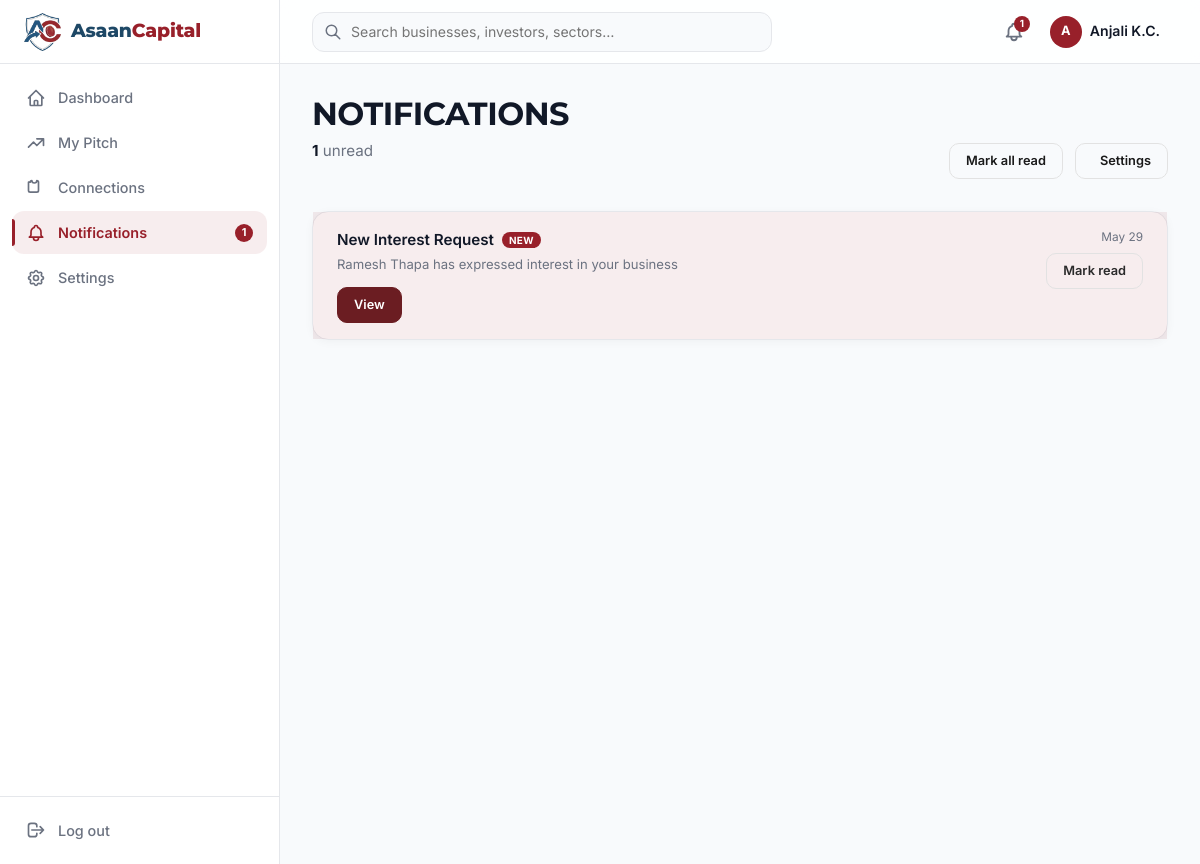
/notifications/index.php (signed in), run on the app's committed database.
### tables this page shows
CREATE TABLE `notifications` (
  `id` bigint(20) unsigned NOT NULL AUTO_INCREMENT,
  `user_id` bigint(20) unsigned NOT NULL,
  `type` varchar(255) NOT NULL,
  `title` text NOT NULL,
  `body` text DEFAULT NULL,
  `action_url` varchar(255) DEFAULT NULL,
  `is_read` tinyint(1) NOT NULL DEFAULT 0,
  `created_at` timestamp NULL DEFAULT NULL,
  `updated_at` timestamp NULL DEFAULT NULL,
  PRIMARY KEY (`id`),
  KEY `notifications_user_id_foreign` (`user_id`),
  CONSTRAINT `notifications_user_id_foreign` FOREIGN KEY (`user_id`) REFERENCES `users` (`id`) ON DELETE CASCADE
);

### config/db.php (called while the page is built)
<?php
function db(): PDO {
    static $pdo = null;
    if ($pdo === null) {
        $dsn = 'mysql:host=' . DB_HOST . ';port=' . DB_PORT . ';dbname=' . DB_NAME . ';charset=' . DB_CHARSET;
        $pdo = new PDO($dsn, DB_USER, DB_PASS, [
            PDO::ATTR_ERRMODE => PDO::ERRMODE_EXCEPTION,
            PDO::ATTR_DEFAULT_FETCH_MODE => PDO::FETCH_ASSOC,
            PDO::ATTR_EMULATE_PREPARES => false,
        ]);
    }
    return $pdo;
}

### config/helpers.php (called while the page is built, shortened)
<?php
function e(?string $s): string {
    return htmlspecialchars($s ?? '', ENT_QUOTES, 'UTF-8');
}
function date_human(?string $datetime): string {
    $ts = strtotime($datetime);
    $diff = time() - $ts;
    return date('M j', $ts);
}

### notifications/index.php (the view, shortened to what this page needs)
<?php
$user = current_user();
$userId = (int)$user['id'];
$db = db();
$notifications = $db->prepare('SELECT * FROM notifications WHERE user_id = ? ORDER BY created_at DESC LIMIT 30');
$notifications->execute([$userId]);
$all = $notifications->fetchAll();
require __DIR__ . '/../includes/layout-dashboard.php';
$nActions = '';
if ($unreadCount > 0) {
    $nActions .= '<form method="post" action="' . APP_URL . '/notifications/mark-read" style="display:inline;">'
        . '<input type="hidden" name="' . CSRF_TOKEN_NAME . '" value="' . csrf_token() . '">'
        . '<input type="hidden" name="all" value="1">'
        . '<button type="submit" class="btn btn-sm btn-outline">Mark all read</button></form>';
}
$nActions .= '<a href="' . APP_URL . '/notifications/settings" class="btn btn-sm btn-outline">' . ui_icon_str('settings') . ' Settings</a>';
?>
<?php if (empty($all)): ?>
  <div class="dash-panel">
    <?php ui_empty_state(['icon' => 'bell', 'title' => 'No notifications yet', 'text' => 'Updates about matches and interest requests will appear here.']); ?>
  </div>
<?php else: ?>
  <div class="dash-panel dash-list">
    <?php foreach ($all as $n): ?>
      <div class="dash-listrow<?= $n['is_read'] ? '' : ' unread' ?>" style="flex-wrap:wrap;align-items:flex-start;">
        <div class="dash-listrow-main">
          <div class="dash-listrow-title"><?= e($n['title']) ?></div>
          <?php if ($n['body']): ?><div class="dash-listrow-sub"><?= e($n['body']) ?></div><?php endif; ?>
          <?php if ($n['action_url']): ?><div style="margin-top:var(--space-3);"><a href="<?= e($n['action_url']) ?>" class="btn btn-sm btn-primary">View</a></div><?php endif; ?>
        </div>
        <div class="dash-listrow-actions" style="flex-direction:column;align-items:flex-end;gap:6px;">
          <span class="dash-tl-time"><?= date_human($n['created_at']) ?></span>
          <?php if (!$n['is_read']): ?>
            <form method="post" action="<?= APP_URL ?>/notifications/mark-read">
              <button type="submit" class="btn btn-sm btn-ghost">Mark read</button>
            </form>
          <?php endif; ?>
        </div>
      </div>
    <?php endforeach; ?>
  </div>
<?php endif; ?>
<?php require __DIR__ . '/../includes/footer.php'; ?>

### assets/listings.css (style rules this page uses)
:root { --ds-bg: #F8FAFC; --ds-surface: #FFFFFF; --ds-text: #0F172A; --ds-text-secondary: #475569; --ds-border: #E2E8F0; --ds-primary: #0B3A5E; --ds-success: #16A34A; --ds-warning: #F59E0B; --ds-danger: #DC2626; --ds-muted: #94A3B8; --ds-soft: #F1F5F9; --ds-font: 'Inter', -apple-system, BlinkMacSystemFont, 'Segoe UI', sans-serif; --ds-hero: 3rem; --ds-section: 2rem; --ds-card-title: 1.25rem; --ds-metric: 1.75rem; --ds-body: 1rem; --ds-small: 0.875rem; --ds-label: 0.75rem; --ds-section-gap: 2rem; --ds-radius: 12px; --ds-radius-sm: 8px; --ds-shadow: 0 1px 3px rgba(0,0,0,0.05); --ds-container: 1440px; }
*, *::before, *::after { box-sizing: border-box; }

### includes/header.php (style rules this page uses)
html.scroll-smooth { scroll-behavior: smooth; }

### data on the page
notifications: title "New Interest Request", body "Ramesh Thapa has expressed interest in your business", created_at "May 29"

### other printed values
$label "Dashboard"
$label "My Pitch"
$label "Connections"
$label "Notifications"
$unreadCount "1"
$label "Settings"
$initial "A"
$user['name'] "Anjali K.C."
$title "NOTIFICATIONS"
$subtitle "1 unread"
